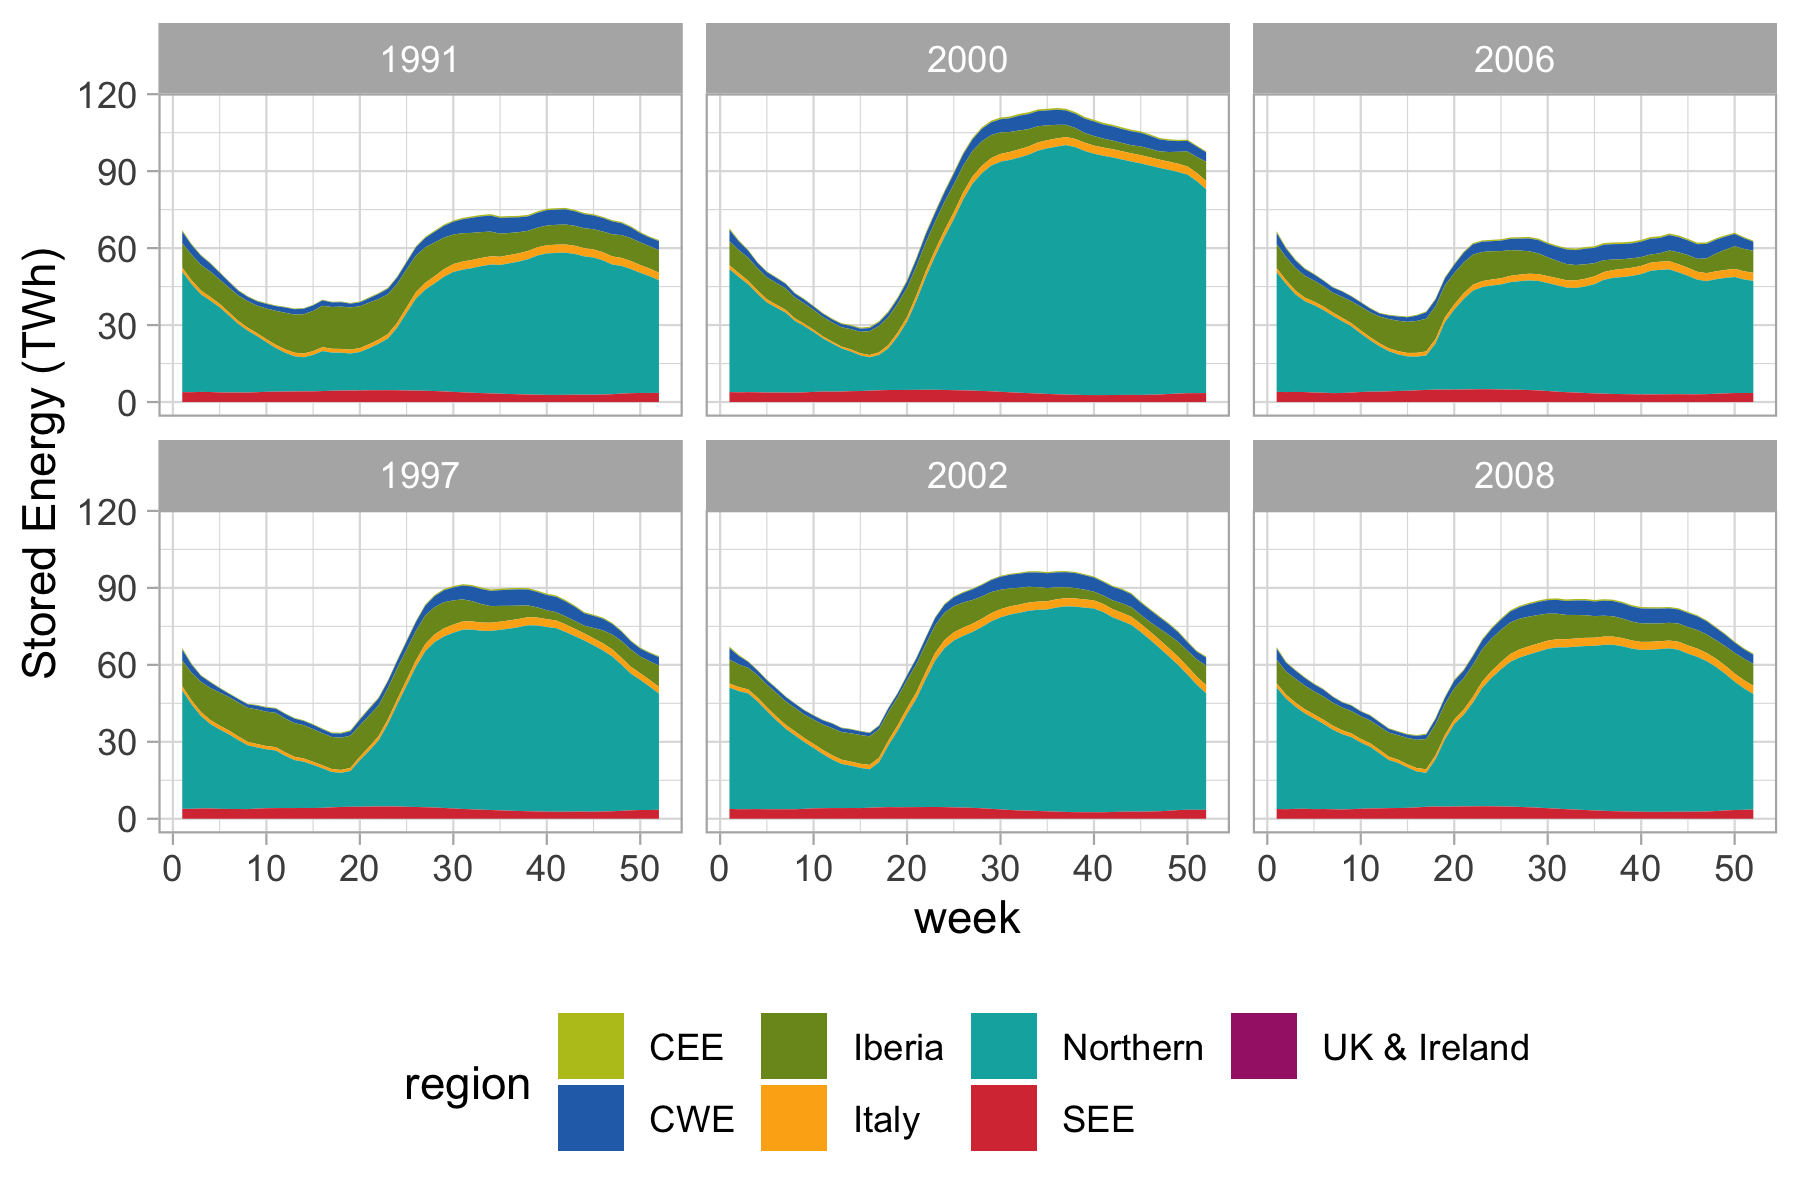

This figure's R source:
# This code has been used to generate the figures in the following report:
# De Felice, M., Busch, S., Kanellopoulos, K., Kavvadias, K. and Hidalgo Gonzalez, I.,
# Power system flexibility in a variable climate,
# ISBN 978-92-76-18183-5 (online), doi:10.2760/75312 (online)
# This code is released under Creative Commons Attribution 4.0 International (CC BY 4.0) licence
# (https://creativecommons.org/licenses/by/4.0/).

library(tidyverse)

toplot <- read_csv("data_figure22.csv") %>%
  mutate(
    Location = as.factor(Location)
  )

region_cmap <- c(
  Europe = "black", CWE = "#286FB7", CEE = "#B9C21F", British_Isles = "#A52576",
  `British Isles` = "#A52576", `UK & Ireland` = "#A52576", Northern = "#00AFAD",
  Iberia = "#7B9522", SEE = "#D93A43", Italy = "#FCAF17"
)

g <- ggplot(toplot, aes(x = week, y = level)) +
  geom_area(aes(fill = Location)) +
  facet_wrap(~id, ncol = 3, dir = "v") +
  scale_fill_manual(values = region_cmap, name = "region") +
  labs(
    x = "week",
    y = "Stored Energy (TWh)"
  ) +
  theme_light() +
  theme(legend.position = "bottom")
ggsave(g, filename = "figure22.png", width = 6, height = 4)
